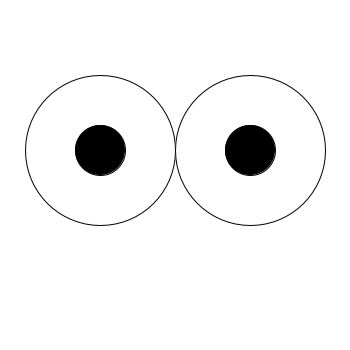
Frame 1 (no input)
Frame 60 (the mouse pressed at the canvas centre just before this capture): identical to frame 1, image omitted
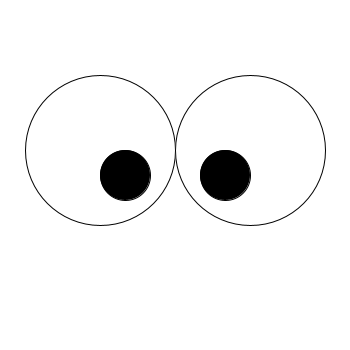
Frame 120 (the mouse held since frame 60 and released just before this capture)

The Processing sketch that drew these frames (run headless with seeded random() and noise(); from frame 60 on, the mouse is pressed at the canvas centre):

// Processing sketch: processing_95698
// ── processing_95698.pde

void setup(){
  size(350,350);
}

void draw(){
  
  background(255);
  
  //left eye
  fill(255);
  stroke(0);
  ellipse(100,150,150,150);
  if(mouseX > 100 && mouseX < 210 && mouseY > 100 && mouseY < 210){
    stroke(0);
    fill(0);
    ellipse(mouseX-50,mouseY,50,50);
      }else{
    stroke(0);
    fill(0);
    ellipse(100,150,50,50);
  }
  
  //right eye
  fill(255);
  stroke(0);
  
  ellipse(250,150,150,150);
 
  if(mouseX > 160 && mouseX < 250 && mouseY > 100 && mouseY < 210){
    stroke(0);
    fill(0);
    ellipse(mouseX+50,mouseY,50,50);
  }else{
    stroke(0);
    fill(0);
    ellipse(250,150,50,50);
  }
}
